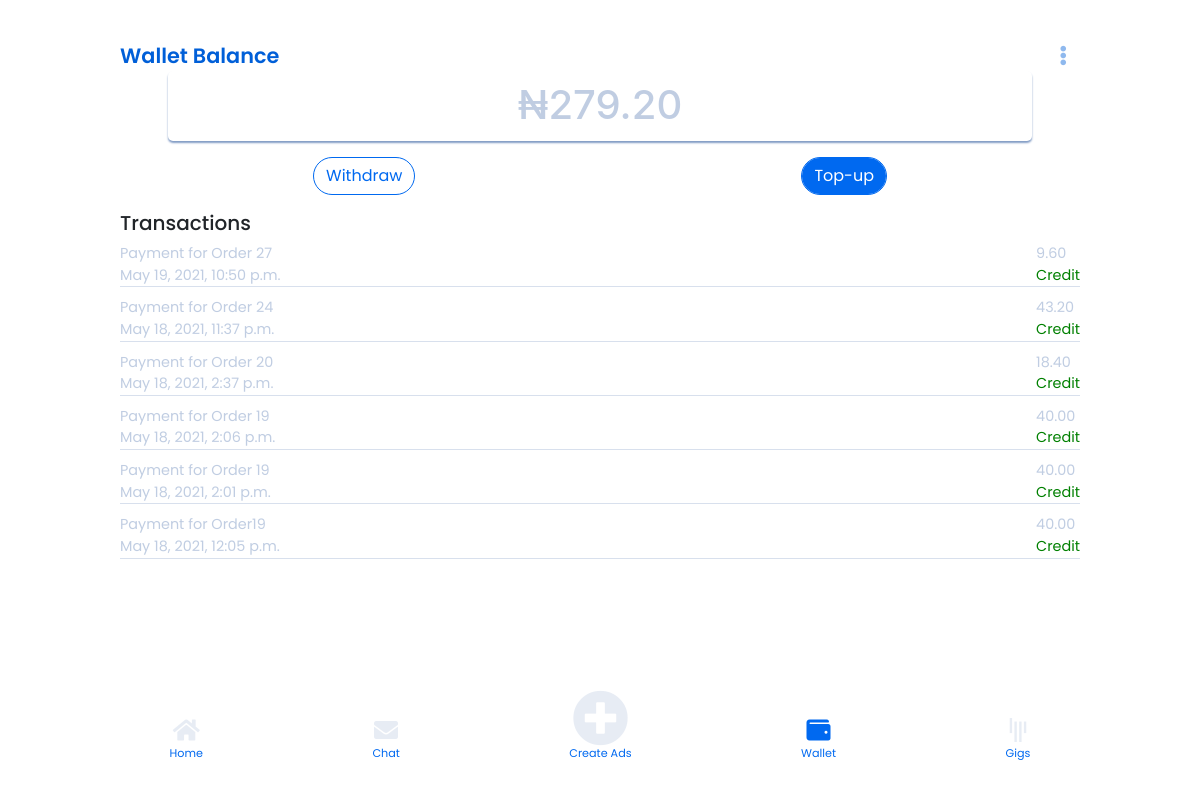
/wallet (signed in), run on an earlier commit of the app's database.
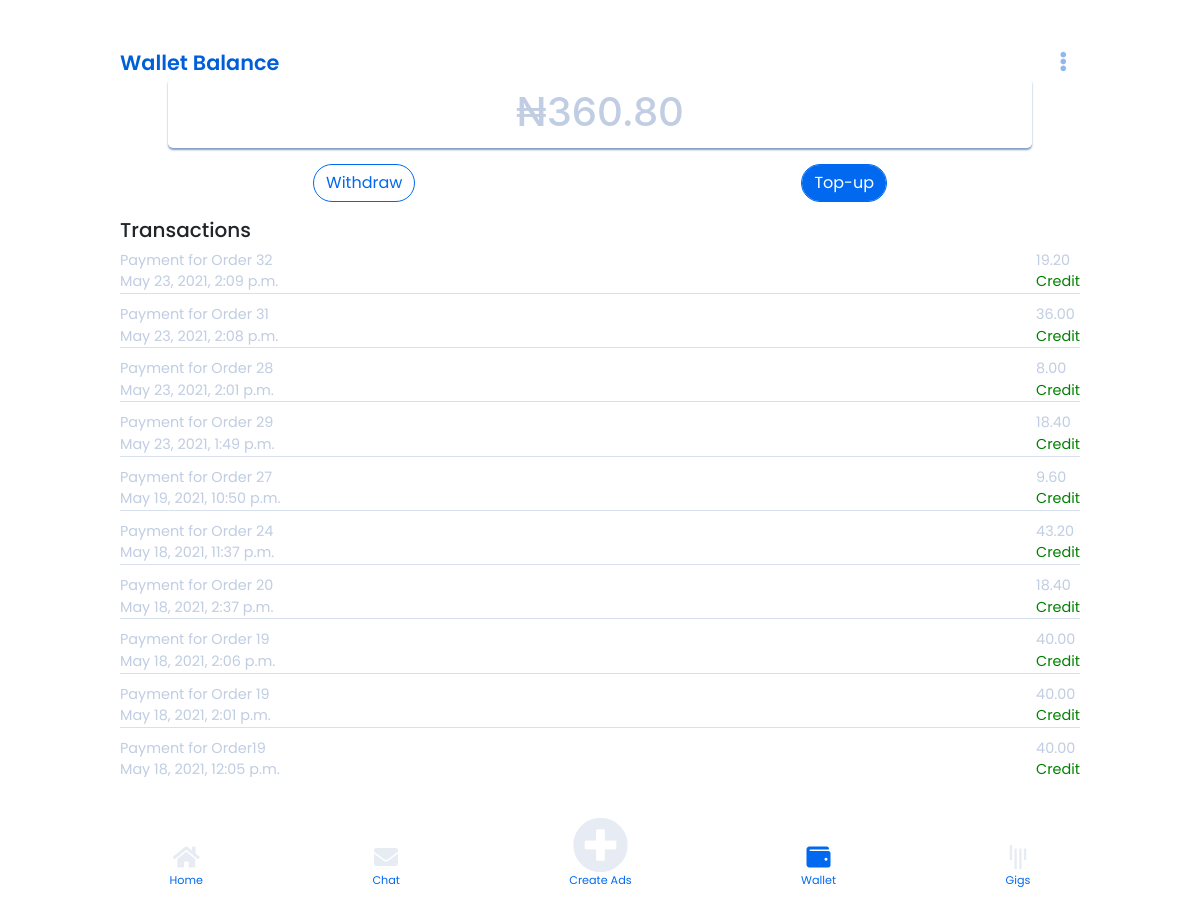
And on a later commit of the database.
### app/models.py (models this page shows, shortened)
class User(models.Model):
    class Meta:
        db_table = "Fida_user_table"
    user_id = models.CharField(max_length=500,unique=True)
    firstname = models.CharField(max_length=30,verbose_name="Firstname",blank=True)
    lastname = models.CharField(max_length=30,verbose_name="Lastname",blank=True)
    user_phone = models.TextField(max_length=15, unique=True, null=True, verbose_name="Telephone number")
    email = models.EmailField(max_length=90, unique=True,verbose_name="Email")
    user_password = models.TextField(max_length=200,verbose_name="Password")
    user_address = models.TextField(max_length=200,verbose_name="Address")
    user_state = models.TextField(max_length=200,verbose_name="State")
    ratings = models.IntegerField(max_length=200,verbose_name="Job Ratings", default=1.0)
    role = models.TextField(max_length=50,verbose_name="User role",default="client")
    walletBalance = models.FloatField(verbose_name="Balance",default=0.00)
    account_name = models.TextField(max_length=150,verbose_name="Account Name",default="Null")
    account_number = models.TextField(max_length=150,verbose_name="Account Number",default="0000000000")
    bank_name = models.TextField(max_length=150,verbose_name="Bank Name",default="Null")
    profile_complete = models.BooleanField(default=False)
    terms_conditions = models.BooleanField(default=False)
    notification = models.BooleanField(default=False, verbose_name="Notification toggle")
    date_added = models.DateTimeField(default=timezone.now)

class Transaction(models.Model):
    class Meta:
        db_table = "Transaction Table"
    from_id = models.TextField(max_length=20,verbose_name="Sending Party",null=True)
    to_id = models.TextField(max_length=20,verbose_name="Recieving Party",null=True)
    transaction_type = models.TextField(max_length=20,verbose_name="Type of Transaction",null=True)
    transaction_message= models.TextField(max_length=500,verbose_name="Message", null=True)
    projectCompleted = models.BooleanField(default=False, verbose_name="is Project completed")
    project_id = models.TextField(max_length=20,verbose_name="Project ID",null=True)
    amount = models.FloatField(verbose_name="Amount Sent",null=True)
    date_added = models.DateTimeField(default=timezone.now)

### app/views.py (the view)
# urls.py: path("wallet", views.wallet_page, name="wallet"),
def wallet_page(request):
    if 'user_id' in request.session:
        user_id = request.session['user_id']
        try:
            user_data = User.objects.get(user_id=user_id)
            userTransactions=Transaction.objects.filter(Q(from_id__icontains=user_id) | Q(to_id__icontains=user_id)).order_by('-date_added')[:20]
            num = len(userTransactions)
            userTransactionsList = []
            for i in range(0,num):
                sender = userTransactions[i].from_id
                to = userTransactions[i].to_id
                date_added = userTransactions[i].date_added
                transaction_type  = userTransactions[i].transaction_type
                amount  = userTransactions[i].amount
                transaction_message = userTransactions[i].transaction_message
                to_json = {
                    "sender": sender,
                    "transaction_type": transaction_type,
                    "to": to,
                    "transaction_message": transaction_message,
                    "amount": amount,
                    "date_added": date_added,
                }
                userTransactionsList.append(to_json)
            return_data = {
                "error": False,
                "walletBalance": user_data.walletBalance,
                "transaction": userTransactionsList
            }
        except Exception as e:
            return_data = {
                "error": True,
                "message": "Something went wrong!"
            }
        return render(request,"artisan/wallet/wallet.html", return_data)
    else:
        return redirect('/login')

### app/templates/artisan/wallet/wallet.html (shortened to what this page needs)
{% extends "artisan/nav.html" %}
{% load static %}
{% load humanize %}
{% block body%}
<section class="home-background">
<div style="width: 100%; display: flex; justify-content: space-between;">
    <p class="text-left" style="color:#005FD8; font-size: 1.3rem; font-weight: 600; font-family: Poppins;">Wallet Balance</p>
    <button class="navbar-toggler" type="button" data-toggle="collapse" data-target="#navbarSupportedContent" ><i class="fas fa-ellipsis-v  text-right" style="color: #005FD870;" ></i></button>
  </div>
    <div class="wallet-top">
      <div class="balance">
        <h1>&#8358;{{walletBalance|floatformat:2|intcomma}}</h1>
      </div>
      <div class="option-div">
        <a href="{% url 'withdraw' %}"><input type="button" value="Withdraw" class="form-control withdraw mt-3"></a>
          <a href="{% url 'top_up' %}"><input type="button" value="Top-up" class="form-control topup mt-3"></a>
      </div>
    </div>
    <div class="wallet-bottom mt-3">
      <h5 style="font-family: Poppins;">Transactions</h5>
      {% if transaction %}
    {% for t in transaction %}
      {% if t.transaction_type == "Credit" %}
      <div class="trans-div">
        <div class="trans-1">
          <p>{{t.transaction_message}}</p>
          <p>{{t.date_added}}</p>
        </div>
        <div class="trans-2">
          <p>{{t.amount|floatformat:2|intcomma}}</p>
          <p style="color:green">{{t.transaction_type}}</p>
        </div>
      </div>
      {% endif %}
    {% endfor %}
    {% else %}
    <div class='text-center text-primary' style="margin-top:50px;">There is no Transaction yet</div>
    {% endif %}
    </div>
</section>
<footer class="footer">
    <a href="{% url 'artisan_home' %}">
        <i class="fas fa-home fa-2x  "></i>
        <p style="margin-top:-70px; color:#0069F0;">Home</p>
    </a>
    <a href="{% url 'chat' %}">
        <i class="fas fa-envelope fa-2x "></i>
        <p style="margin-top:-70px; color:#0069F0;">Chat</p>
    </a>
    <a href="{% url 'new_ads' %}">
        <i class="fas fa-plus-circle fa-3x "></i>
        <p style="margin-top:-70px; color:#0069F0;">Create Ads</p>
    </a>
    <a href="">
        <i class="fas fa-wallet fa-2x active-icon"></i>
        <p style="margin-top:-70px; color:#0069F0;">Wallet</p>
    </a>
    <a href="{% url 'gig' %}">
        <i class="fab fa-gitter fa-2x "></i>
        <p style="margin-top:-70px; color:#0069F0;">Gigs</p>
    </a>
</footer>
{% endblock %}

What changed in the data, as far as the page shows it:
changed User: walletBalance "279.20" → "360.80"
added Transaction: transaction_message "Payment for Order 32", date_added "May 23, 2021, 2:09 p.m.", amount "19.20", transaction_type "Credit"
added Transaction: transaction_message "Payment for Order 31", date_added "May 23, 2021, 2:08 p.m.", amount "36.00", transaction_type "Credit"
added Transaction: transaction_message "Payment for Order 28", date_added "May 23, 2021, 2:01 p.m.", amount "8.00", transaction_type "Credit"
added Transaction: transaction_message "Payment for Order 29", date_added "May 23, 2021, 1:49 p.m.", amount "18.40", transaction_type "Credit"
